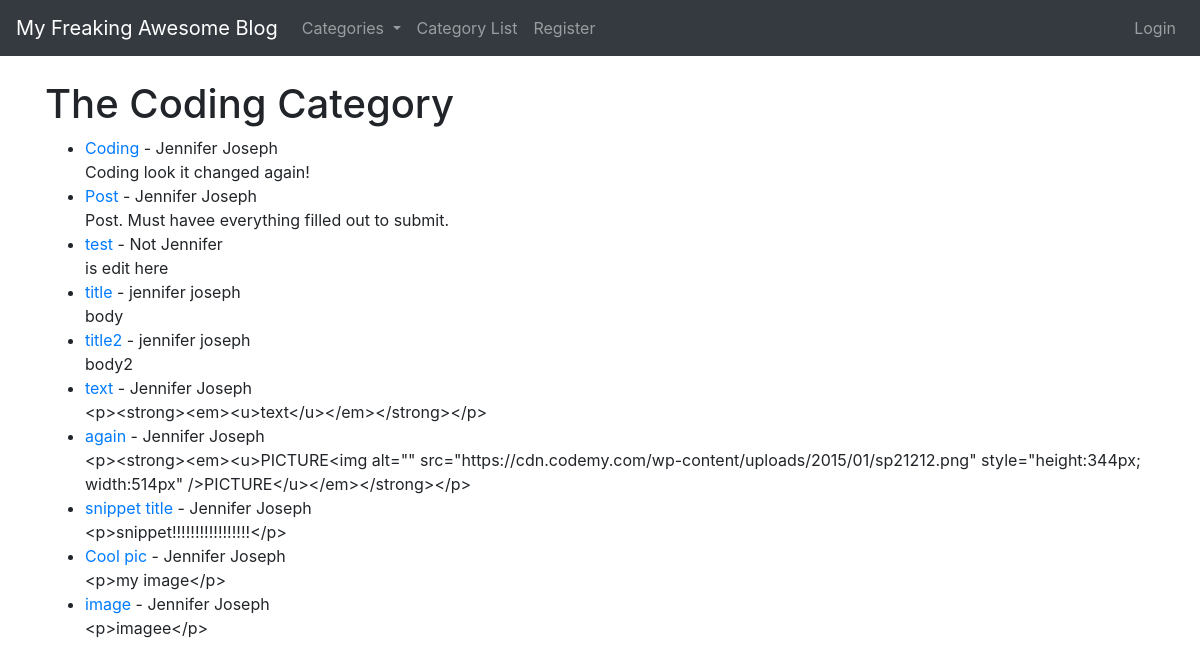
The page /category/Coding on the database as committed earlier.
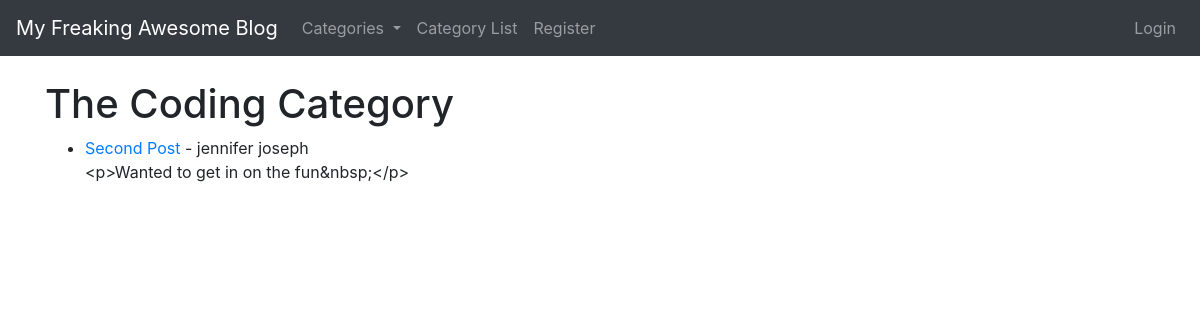
The same page on the database as committed later.
### tutorialblog/models.py (models this page shows, shortened)
class Post(models.Model):
    title = models.CharField(max_length = 255)
    header_image = models.ImageField(null = True, blank = True, upload_to = "images/")
    title_tag = models.CharField(max_length = 255)#, default = "My Freaking Awesome Blog")
    author = models.ForeignKey(User, on_delete = models.CASCADE) # deletes blog post from a user that has been deleted
    category = models.CharField(max_length = 255, default = 'uncategorized')
    body = RichTextField(blank = True, null = True) # always migrate when you change models
    post_date = models.DateField(auto_now_add=True) # will happen automatically when new blog posts are created
    snippet = models.CharField(max_length = 255)
    likes = models.ManyToManyField(User, related_name = 'blog_post')

### tutorialblog/views.py (the view)
# urls.py: path('category/<str:cats>', CategoryView, name = "category"),  #<> will have the category that it is; note we name it cats here, and then have to use this name in CategoryView
def CategoryView(request, cats): # remember this (cats) is what we named it on the urls.py file; it is a string variable, the cats that gets passed is now going to have a - from our html...
    category_posts = Post.objects.filter(category=cats.replace('-',' '))    # so we use a little bit of python to replace all - with a space
    cat_menu_list = Category.objects.all()
    return render(request, 'categories.html', {'cats': cats.title().replace('-',' '), 'category_posts':category_posts, 'cat_menu_list':cat_menu_list}) #.title makes it cap

### tutorialblog/models.py (called while the page is built)
    def __str__(self):
        return self.name #lets us see category name on the admin back end

### tutorialblog/templates/categories.html (shortened to what this page needs)
{% extends 'base.html' %}
{% block content %}
{% if category_posts %}
    <h1>The {{ cats }} Category</h1>
    <ul>
    {% for post in category_posts %}
        <li> <a href = "{% url 'article-detail' post.pk %}"> {{post.title}}</a> - {{post.author.first_name}} {{post.author.last_name}}
            <br>
            {{ post.body }}
        </li>
    {% endfor %}
    </ul>
{% else %}
<h1>This page does not exist</h1>
{% endif %}
{% endblock %}

### tutorialblog/templates/base.html (shortened to what this page needs)
<!doctype html>
<html lang="en">
  <head>
    <link rel="stylesheet" href="https://stackpath.bootstrapcdn.com/bootstrap/4.3.1/css/bootstrap.min.css">
  </head>
  <body>
    <nav class="navbar navbar-expand-lg navbar-dark bg-dark">
        <a class="navbar-brand" href="{% url 'home' %}"> My Freaking Awesome Blog </a>
        <div class="collapse navbar-collapse" id="navbarSupportedContent">
          <ul class="navbar-nav mr-auto">
            <li class="nav-item dropdown">
              <a class="nav-link dropdown-toggle" href="#" id="navbarDropdown" role="button" data-toggle="dropdown" aria-haspopup="true" aria-expanded="false">
                Categories
              </a>
            </li>
            <li class="nav-item">
              <a class="nav-link" href="{% url 'category-list' %}">Category List</a>
            </li>
            {% if user.is_authenticated %}
                <li class="nav-item">
                  <a class="nav-link" href="{% url 'add-post' %}">Add Post</a>
                </li>
                <li class="nav-item">
                  <a class="nav-link" href="{% url 'add-category' %}">Add Category</a>
                </li>
            {% else %}
                <li class="nav-item">
                  <a class="nav-link" href="{% url 'register' %}">Register</a>
                </li>
            {% endif %}
          </ul>
            <ul class = "navbar-nav ml-auto">
              {% if user.is_authenticated %}
                <li class="nav-item dropdown">
                  <a class="nav-link dropdown-toggle" href="#" id="navbarDropdown" role="button" data-toggle="dropdown" aria-haspopup="true" aria-expanded="false">Hello, {{user.first_name}}!</a>
                  <div class="dropdown-menu dropdown-menu-right" aria-labelledby="navbarDropdown">
                    <a class="dropdown-item" href="{% url 'edit_profile' %}">Edit Settings</a>
                    {% if user.profile.id %}
                      <a class="dropdown-item" href="{% url 'edit_profile_page' user.profile.id %}">Edit Profile Page</a>
                      <a class="dropdown-item" href="{% url 'show_profile_page' user.profile.id %}">Show Profile Page</a>
                    {% else %}
                      <a class="dropdown-item" href="{% url 'create_profile_page' %}">Create Profile Page</a>
                    {% endif %}
                    <a class="dropdown-item" href="{% url 'logout' %}">Logout</a>
                  </div>
                </li>
              {% else %}
                <li class="nav-item">
                  <a class="nav-link" href="{% url 'login' %}">Login</a>
                </li>
              {% endif %}
          </ul>
        </div>
      </nav>
      <br>
      <div class = "container">
        {% block content %}
        {% endblock %}
      </div>
  </body>
</html>

Rows that differ between the two databases and show on the page:
removed Post: title "Coding", author.first_name "Jennifer", author.last_name "Joseph", body "Coding look it changed again!"
removed Post: title "Post", author.first_name "Jennifer", author.last_name "Joseph", body "Post. Must havee everything filled out to submit."
removed Post: title "test", author.first_name "Not", author.last_name "Jennifer", body "is edit here"
removed Post: title "title", author.first_name "jennifer", author.last_name "joseph", body "body"
removed Post: title "title2", author.first_name "jennifer", author.last_name "joseph", body "body2"
removed Post: title "text", author.first_name "Jennifer", author.last_name "Joseph", body "<p><strong><em><u>text</u></em></strong></p>"
removed Post: title "again", author.first_name "Jennifer", author.last_name "Joseph", body "<p><strong><em><u>PICTURE<img alt=\"\" src=\"https://cdn.codemy.com/wp-content/uploads/2015/01/sp21212.png\" style=\"height:344px; width:514px\" />PICTURE</u></em></strong></p>"
removed Post: title "snippet title", author.first_name "Jennifer", author.last_name "Joseph", body "<p>snippet!!!!!!!!!!!!!!!!!</p>"
removed Post: title "Cool pic", author.first_name "Jennifer", author.last_name "Joseph", body "<p>my image</p>"
removed Post: title "image", author.first_name "Jennifer", author.last_name "Joseph", body "<p>imagee</p>"
added Post: title "Second Post", author.first_name "jennifer", author.last_name "joseph", body "<p>Wanted to get in on the fun&nbsp;</p>"
